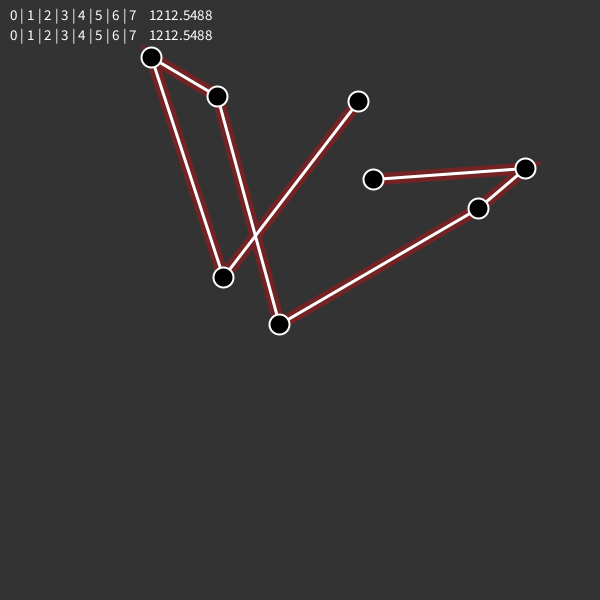
Frame 1 (no input)
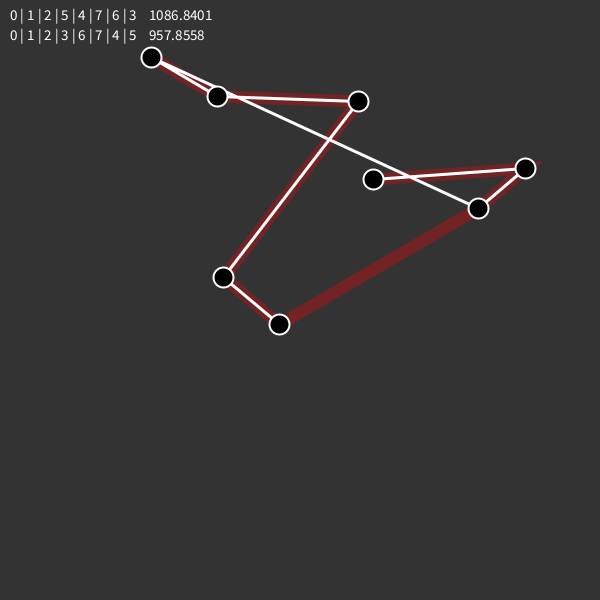
Frame 60 (the mouse pressed at the canvas centre just before this capture)
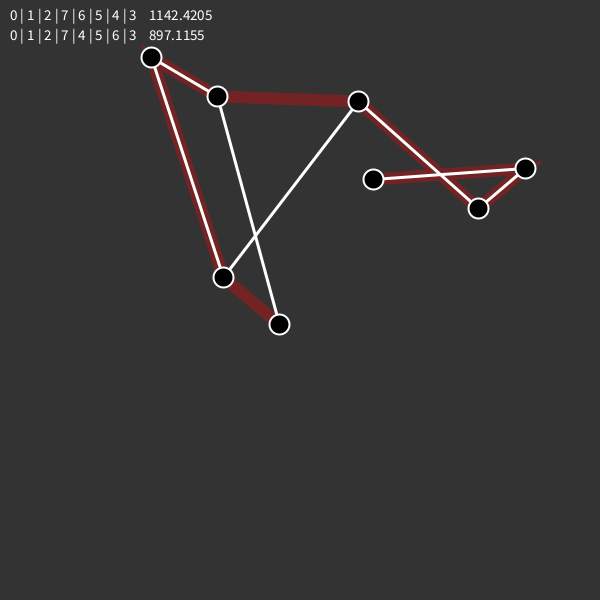
Frame 120 (the mouse held since frame 60 and released just before this capture)

The Processing sketch that drew these frames (run headless with seeded random() and noise(); from frame 60 on, the mouse is pressed at the canvas centre):

// Processing sketch: C35_TravellingSalesmanProblem
// ── C35_TravellingSalesmanProblem.pde
PVector[] cities;
int offset = 50;
int total;
int[] perm, best;
float bestdis = 10000000;


void setup() {
  size(600, 600);

  cities = new PVector[8];
  for (int i = 0; i < cities.length; i++) {
    cities[i] = new PVector(random(offset, width-offset), random(offset, height-offset));
  }


  perm = new int[cities.length];
  for (int i = 0; i < perm.length; i++) perm[i] = i;
  best = perm.clone();
  total = fact(perm.length);
}




void draw() {
  background(51);

  //Best Path
  stroke(255, 0, 0, 80);
  strokeWeight(12);
  noFill();
  beginShape();
  for (int i : best) vertex(cities[i].x, cities[i].y);
  endShape();

  //Path
  stroke(255);
  strokeWeight(3);
  noFill();
  beginShape();
  for (int i : perm) vertex(cities[i].x, cities[i].y);
  endShape();

  //Cities
  stroke(255);
  strokeWeight(2);
  fill(0);
  for (int i = 0; i < cities.length; i++) {
    ellipse(cities[i].x, cities[i].y, 20, 20);
  }



  //Update
  float dis = 0;
  for (int i = 0; i < perm.length-1; i++) dis += cities[perm[i]].dist(cities[perm[i+1]]); 

  if (dis < bestdis) {
    bestdis = dis;
    best = perm.clone();
  }


  stroke(255);
  fill(255);
  textSize(15);
  text(p(perm) + "    " + dis, 10, 20);
  text(p(best) + "    " + bestdis, 10, 40);

  if (frameCount == total) noLoop();
  else nextPerm();
}




void nextPerm() {
  //https://www.quora.com/How-would-you-explain-an-algorithm-that-generates-permutations-using-lexicographic-ordering
  int x, y;
  for (x = perm.length - 2; x >= 0; x--) {
    if (perm[x] < perm[x+1]) break;
  }
  for (y = perm.length - 1; y > x; y--) {
    if (perm[x] < perm[y]) break;
  }

  int temp = perm[y];
  perm[y] = perm[x];
  perm[x] = temp;

  for (int i = x+1; i <= floor((perm.length-x-1)/2) + x; i++) {
    temp = perm[perm.length-(i-x)];
    perm[perm.length-(i-x)] = perm[i];
    perm[i] = temp;
  }
}


int fact(int num) {
  return num == 1? 1 : fact(num - 1)*num;
}

String p(int[] a) {
  String s = "";
  for (int i : a) {
    s += i+" | ";
  }
  return s.substring(0, s.length()-3);
}
